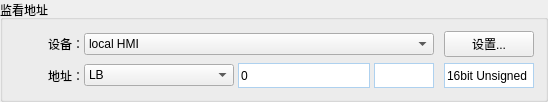
           <widget class="QGroupBox" name="ProjectWatchAddrGroupBox">
            <property name="geometry">
             <rect>
              <x>10</x>
              <y>161</y>
              <width>541</width>
              <height>90</height>
             </rect>
            </property>
            <property name="title">
             <string>监看地址</string>
            </property>
            <layout class="QVBoxLayout" name="verticalLayout_34">
             <item>
              <layout class="QHBoxLayout" name="horizontalLayout_60">
               <property name="spacing">
                <number>0</number>
               </property>
               <item>
                <widget class="QLabel" name="label_57">
                 <property name="minimumSize">
                  <size>
                   <width>70</width>
                   <height>0</height>
                  </size>
                 </property>
                 <property name="text">
                  <string>设备：</string>
                 </property>
                 <property name="alignment">
                  <set>Qt::AlignRight|Qt::AlignTrailing|Qt::AlignVCenter</set>
                 </property>
                </widget>
               </item>
               <item>
                <widget class="QComboBox" name="MultStatusReadDev_6">
                 <property name="minimumSize">
                  <size>
                   <width>350</width>
                   <height>0</height>
                  </size>
                 </property>
                 <property name="maximumSize">
                  <size>
                   <width>350</width>
                   <height>16777215</height>
                  </size>
                 </property>
                 <item>
                  <property name="text">
                   <string>local HMI</string>
                  </property>
                 </item>
                </widget>
               </item>
               <item>
                <spacer name="horizontalSpacer_95">
                 <property name="orientation">
                  <enum>Qt::Horizontal</enum>
                 </property>
                 <property name="sizeType">
                  <enum>QSizePolicy::Fixed</enum>
                 </property>
                 <property name="sizeHint" stdset="0">
                  <size>
                   <width>10</width>
                   <height>20</height>
                  </size>
                 </property>
                </spacer>
               </item>
               <item>
                <widget class="QPushButton" name="MultStatusReadSetButton_6">
                 <property name="minimumSize">
                  <size>
                   <width>90</width>
                   <height>0</height>
                  </size>
                 </property>
                 <property name="maximumSize">
                  <size>
                   <width>90</width>
                   <height>16777215</height>
                  </size>
                 </property>
                 <property name="styleSheet">
                  <string notr="true"/>
                 </property>
                 <property name="text">
                  <string>设置...</string>
                 </property>
                </widget>
               </item>
              </layout>
             </item>
             <item>
              <layout class="QHBoxLayout" name="horizontalLayout_61">
               <property name="spacing">
                <number>0</number>
               </property>
               <item>
                <widget class="QLabel" name="label_59">
                 <property name="minimumSize">
                  <size>
                   <width>70</width>
                   <height>0</height>
                  </size>
                 </property>
                 <property name="text">
                  <string>地址：</string>
                 </property>
                 <property name="alignment">
                  <set>Qt::AlignRight|Qt::AlignTrailing|Qt::AlignVCenter</set>
                 </property>
                </widget>
               </item>
               <item>
                <widget class="QComboBox" name="MultStatusReadAddr_6">
                 <property name="minimumSize">
                  <size>
                   <width>150</width>
                   <height>0</height>
                  </size>
                 </property>
                 <item>
                  <property name="text">
                   <string>LB</string>
                  </property>
                 </item>
                </widget>
               </item>
               <item>
                <spacer name="horizontalSpacer_104">
                 <property name="orientation">
                  <enum>Qt::Horizontal</enum>
                 </property>
                 <property name="sizeType">
                  <enum>QSizePolicy::Fixed</enum>
                 </property>
                 <property name="sizeHint" stdset="0">
                  <size>
                   <width>4</width>
                   <height>20</height>
                  </size>
                 </property>
                </spacer>
               </item>
               <item>
                <widget class="QLineEdit" name="lineEdit_54">
                 <property name="minimumSize">
                  <size>
                   <width>0</width>
                   <height>25</height>
                  </size>
                 </property>
                 <property name="maximumSize">
                  <size>
                   <width>16777215</width>
                   <height>25</height>
                  </size>
                 </property>
                 <property name="styleSheet">
                  <string notr="true">
border:1px solid rgba(174,209,239,1);</string>
                 </property>
                 <property name="text">
                  <string>0</string>
                 </property>
                </widget>
               </item>
               <item>
                <spacer name="horizontalSpacer_105">
                 <property name="orientation">
                  <enum>Qt::Horizontal</enum>
                 </property>
                 <property name="sizeType">
                  <enum>QSizePolicy::Fixed</enum>
                 </property>
                 <property name="sizeHint" stdset="0">
                  <size>
                   <width>4</width>
                   <height>20</height>
                  </size>
                 </property>
                </spacer>
               </item>
               <item>
                <widget class="QLineEdit" name="lineEdit_55">
                 <property name="minimumSize">
                  <size>
                   <width>60</width>
                   <height>25</height>
                  </size>
                 </property>
                 <property name="maximumSize">
                  <size>
                   <width>60</width>
                   <height>25</height>
                  </size>
                 </property>
                 <property name="styleSheet">
                  <string notr="true">
border:1px solid rgba(174,209,239,1);</string>
                 </property>
                </widget>
               </item>
               <item>
                <spacer name="horizontalSpacer_96">
                 <property name="orientation">
                  <enum>Qt::Horizontal</enum>
                 </property>
                 <property name="sizeType">
                  <enum>QSizePolicy::Fixed</enum>
                 </property>
                 <property name="sizeHint" stdset="0">
                  <size>
                   <width>10</width>
                   <height>20</height>
                  </size>
                 </property>
                </spacer>
               </item>
               <item>
                <widget class="QLineEdit" name="lineEdit_56">
                 <property name="minimumSize">
                  <size>
                   <width>90</width>
                   <height>25</height>
                  </size>
                 </property>
                 <property name="maximumSize">
                  <size>
                   <width>90</width>
                   <height>25</height>
                  </size>
                 </property>
                 <property name="layoutDirection">
                  <enum>Qt::LeftToRight</enum>
                 </property>
                 <property name="styleSheet">
                  <string notr="true">
border:1px solid rgba(174,209,239,1);</string>
                 </property>
                 <property name="text">
                  <string>16bit Unsigned</string>
                 </property>
                 <property name="alignment">
                  <set>Qt::AlignLeading|Qt::AlignLeft|Qt::AlignVCenter</set>
                 </property>
                </widget>
               </item>
              </layout>
             </item>
            </layout>
           </widget>
